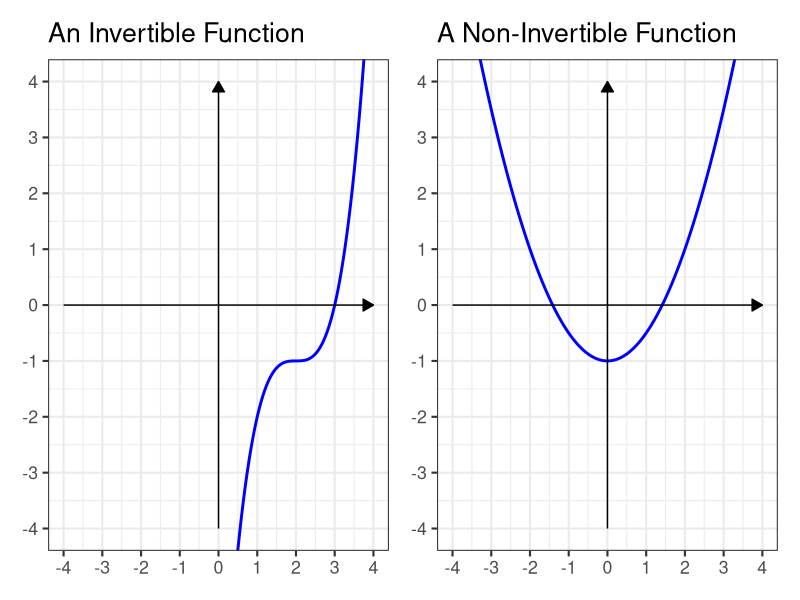
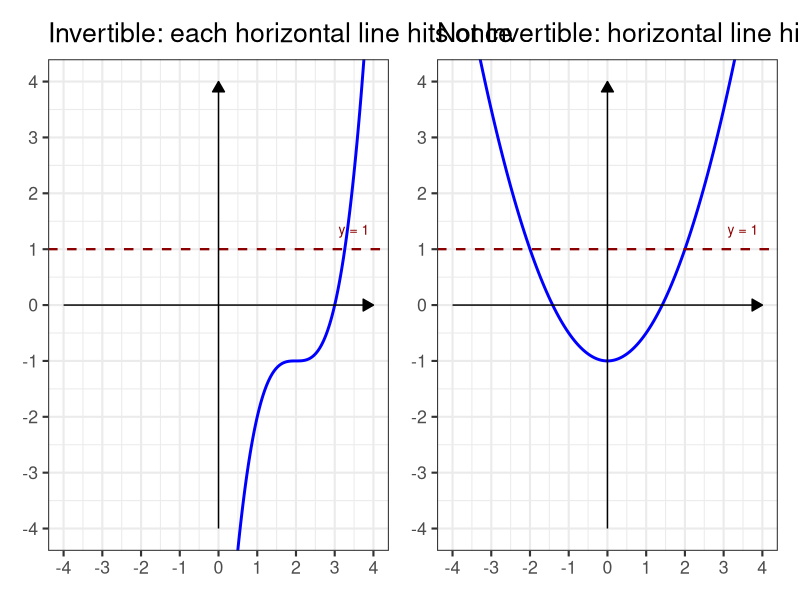
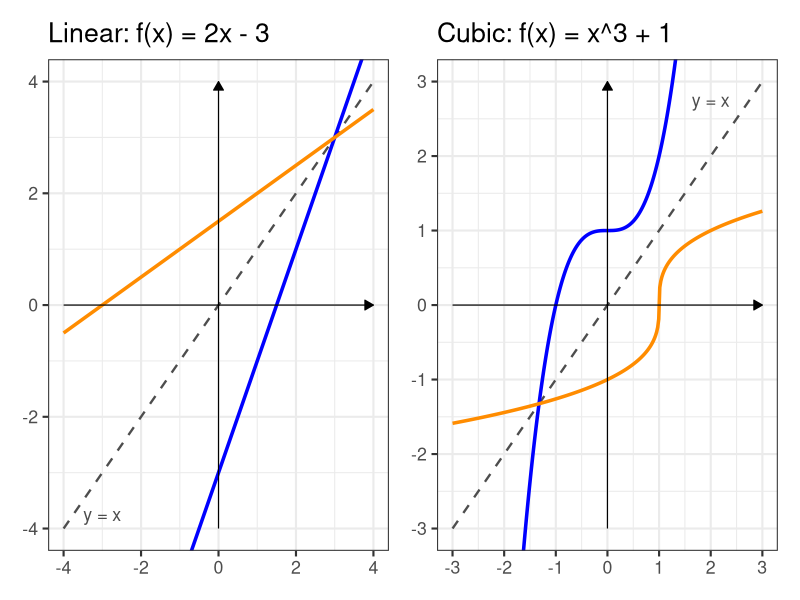

These charts were generated, in order, by the following R code:
## ---- chunk 1
library(tidyverse)
library(patchwork)

theme_set(theme_bw(base_size = 16))
## ---- chunk 2
#| echo: false
#| message: false
#| fig.height: 3.25

x_vals <- seq(-4, 4, length.out = 300)

p_inv <- ggplot() +
  geom_line(aes(x = x_vals, y = (x_vals - 2)^3 - 1), color = "blue", linewidth = 1) +
  annotate("segment", x = -4, xend = 4, y = 0, yend = 0,
           arrow = arrow(length = unit(0.3, "cm"), type = "closed"), linewidth = 0.5) +
  annotate("segment", x = 0, xend = 0, y = -4, yend = 4,
           arrow = arrow(length = unit(0.3, "cm"), type = "closed"), linewidth = 0.5) +
  coord_cartesian(xlim = c(-4, 4), ylim = c(-4, 4)) +
  scale_x_continuous(breaks = seq(-4, 4, by = 1)) +
  scale_y_continuous(breaks = seq(-4, 4, by = 1)) +
  labs(title = "An Invertible Function") +
  theme(axis.line = element_blank(), axis.title = element_blank())

p_noninv <- ggplot() +
  geom_line(aes(x = x_vals, y = 0.5*x_vals^2 - 1), color = "blue", linewidth = 1) +
  annotate("segment", x = -4, xend = 4, y = 0, yend = 0,
           arrow = arrow(length = unit(0.3, "cm"), type = "closed"), linewidth = 0.5) +
  annotate("segment", x = 0, xend = 0, y = -4, yend = 4,
           arrow = arrow(length = unit(0.3, "cm"), type = "closed"), linewidth = 0.5) +
  coord_cartesian(xlim = c(-4, 4), ylim = c(-4, 4)) +
  scale_x_continuous(breaks = seq(-4, 4, by = 1)) +
  scale_y_continuous(breaks = seq(-4, 4, by = 1)) +
  labs(title = "A Non-Invertible Function") +
  theme(axis.line = element_blank(), axis.title = element_blank())

p_inv + p_noninv
## ---- chunk 3
#| echo: false
#| message: false
#| fig.height: 3.25

x_vals <- seq(-4, 4, length.out = 300)

p_inv <- ggplot() +
  geom_line(aes(x = x_vals, y = (x_vals - 2)^3 - 1), color = "blue", linewidth = 1) +
  geom_hline(yintercept = 1, color = "darkred", linetype = "dashed", linewidth = 0.8) +
  annotate("segment", x = -4, xend = 4, y = 0, yend = 0,
           arrow = arrow(length = unit(0.3, "cm"), type = "closed"), linewidth = 0.5) +
  annotate("segment", x = 0, xend = 0, y = -4, yend = 4,
           arrow = arrow(length = unit(0.3, "cm"), type = "closed"), linewidth = 0.5) +
  annotate("text", x = 3.5, y = 1.35, label = "y = 1", color = "darkred", size = 3.5) +
  coord_cartesian(xlim = c(-4, 4), ylim = c(-4, 4)) +
  scale_x_continuous(breaks = seq(-4, 4, by = 1)) +
  scale_y_continuous(breaks = seq(-4, 4, by = 1)) +
  labs(title = "Invertible: each horizontal line hits once") +
  theme(axis.line = element_blank(), axis.title = element_blank())

p_noninv <- ggplot() +
  geom_line(aes(x = x_vals, y = 0.5*x_vals^2 - 1), color = "blue", linewidth = 1) +
  geom_hline(yintercept = 1, color = "darkred", linetype = "dashed", linewidth = 0.8) +
  annotate("segment", x = -4, xend = 4, y = 0, yend = 0,
           arrow = arrow(length = unit(0.3, "cm"), type = "closed"), linewidth = 0.5) +
  annotate("segment", x = 0, xend = 0, y = -4, yend = 4,
           arrow = arrow(length = unit(0.3, "cm"), type = "closed"), linewidth = 0.5) +
  annotate("text", x = 3.5, y = 1.35, label = "y = 1", color = "darkred", size = 3.5) +
  coord_cartesian(xlim = c(-4, 4), ylim = c(-4, 4)) +
  scale_x_continuous(breaks = seq(-4, 4, by = 1)) +
  scale_y_continuous(breaks = seq(-4, 4, by = 1)) +
  labs(title = "Not Invertible: horizontal line hits twice") +
  theme(axis.line = element_blank(), axis.title = element_blank())

p_inv + p_noninv
## ---- chunk 4
#| echo: false
#| message: false
#| fig.height: 3

x_vals  <- seq(-4, 4, length.out = 300)
x_vals2 <- seq(-3, 3, length.out = 300)

f1_inv <- function(x) (x + 3)/2
f2_inv <- function(x) sign(x - 1)*abs(x - 1)^(1/3)

p1 <- ggplot() +
  geom_line(aes(x = x_vals, y = x_vals),
            color = "gray30", linetype = "dashed", linewidth = 0.8) +
  geom_line(aes(x = x_vals, y = 2*x_vals - 3,    color = "f(x) = 2x - 3"),        linewidth = 1.2) +
  geom_line(aes(x = x_vals, y = f1_inv(x_vals),  color = "f^{-1}(x) = (x+3)/2"),  linewidth = 1.2) +
  annotate("text", x = -3, y = -3.75, label = "y = x", color = "gray30", size = 4.5) +
  annotate("segment", x = -4, xend = 4, y = 0, yend = 0,
           arrow = arrow(length = unit(0.25, "cm"), type = "closed"), linewidth = 0.4) +
  annotate("segment", x = 0, xend = 0, y = -4, yend = 4,
           arrow = arrow(length = unit(0.25, "cm"), type = "closed"), linewidth = 0.4) +
  scale_color_manual(values = c("f(x) = 2x - 3"       = "blue",
                                "f^{-1}(x) = (x+3)/2" = "darkorange"),
                     name = NULL) +
  coord_cartesian(xlim = c(-4, 4), ylim = c(-4, 4)) +
  scale_x_continuous(breaks = seq(-4, 4, by = 2)) +
  scale_y_continuous(breaks = seq(-4, 4, by = 2)) +
  labs(title = "Linear: f(x) = 2x - 3") +
  theme(axis.line = element_blank(), axis.title = element_blank(),
        legend.position = "None")

p2 <- ggplot() +
  geom_line(aes(x = x_vals2, y = x_vals2),
            color = "gray30", linetype = "dashed", linewidth = 0.8) +
  geom_line(aes(x = x_vals2, y = x_vals2^3 + 1,      color = "f(x) = x^3 + 1"),            linewidth = 1.2) +
  geom_line(aes(x = x_vals2, y = f2_inv(x_vals2),    color = "f^{-1}(x) = (x-1)^{1/3}"),   linewidth = 1.2) +
  annotate("text", x = 2, y = 2.75, label = "y = x", color = "gray30", size = 4.5) +
  annotate("segment", x = -3, xend = 3, y = 0, yend = 0,
           arrow = arrow(length = unit(0.25, "cm"), type = "closed"), linewidth = 0.4) +
  annotate("segment", x = 0, xend = 0, y = -3, yend = 3,
           arrow = arrow(length = unit(0.25, "cm"), type = "closed"), linewidth = 0.4) +
  scale_color_manual(values = c("f(x) = x^3 + 1"           = "blue",
                                "f^{-1}(x) = (x-1)^{1/3}"  = "darkorange"),
                     name = NULL) +
  coord_cartesian(xlim = c(-3, 3), ylim = c(-3, 3)) +
  scale_x_continuous(breaks = seq(-3, 3, by = 1)) +
  scale_y_continuous(breaks = seq(-3, 3, by = 1)) +
  labs(title = "Cubic: f(x) = x^3 + 1") +
  theme(axis.line = element_blank(), axis.title = element_blank(),
        legend.position = "None")

p1 + p2
